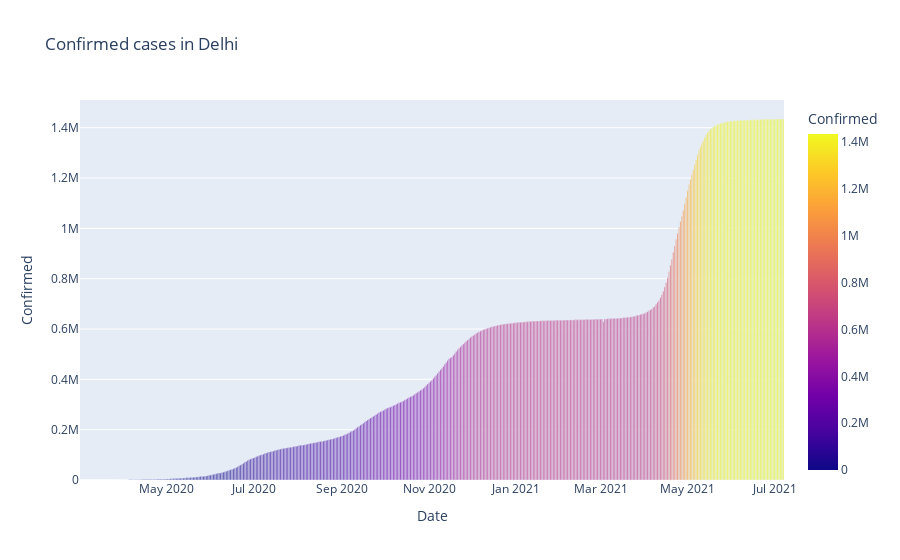

Notebook code for this chart:
### Code cell
# just channge the name and you will see result
fig=px.bar(Delhi,x="Date",y="Confirmed",color='Confirmed',title='Confirmed cases in Delhi')
fig.show()

### Figure 1 — Plotly figure (JSON) as saved in the notebook; plotly's stock layout.template omitted (floating-point values rounded to 4 significant figures; data arrays with more than 128 entries replaced by an {"elided": "..."} marker saying what was removed)
{"data": [{"alignmentgroup": "True", "hovertemplate": "Date=%{x}<br>Confirmed=%{marker.color}<extra></extra>", "legendgroup": "", "marker": {"color": {"elided": "493 int values"}, "coloraxis": "coloraxis", "pattern": {"shape": ""}}, "name": "", "offsetgroup": "", "orientation": "v", "showlegend": false, "textposition": "auto", "type": "bar", "x": {"elided": "493 str values"}, "xaxis": "x", "y": {"elided": "493 int values"}, "yaxis": "y"}], "layout": {"barmode": "relative", "coloraxis": {"colorbar": {"title": {"text": "Confirmed"}}, "colorscale": [[0, "#0d0887"], [0.1111, "#46039f"], [0.2222, "#7201a8"], [0.3333, "#9c179e"], [0.4444, "#bd3786"], [0.5556, "#d8576b"], [0.6667, "#ed7953"], [0.7778, "#fb9f3a"], [0.8889, "#fdca26"], [1, "#f0f921"]]}, "legend": {"tracegroupgap": 0}, "title": {"text": "Confirmed cases in Delhi"}, "xaxis": {"anchor": "y", "domain": [0, 1], "title": {"text": "Date"}}, "yaxis": {"anchor": "x", "domain": [0, 1], "title": {"text": "Confirmed"}}}}
